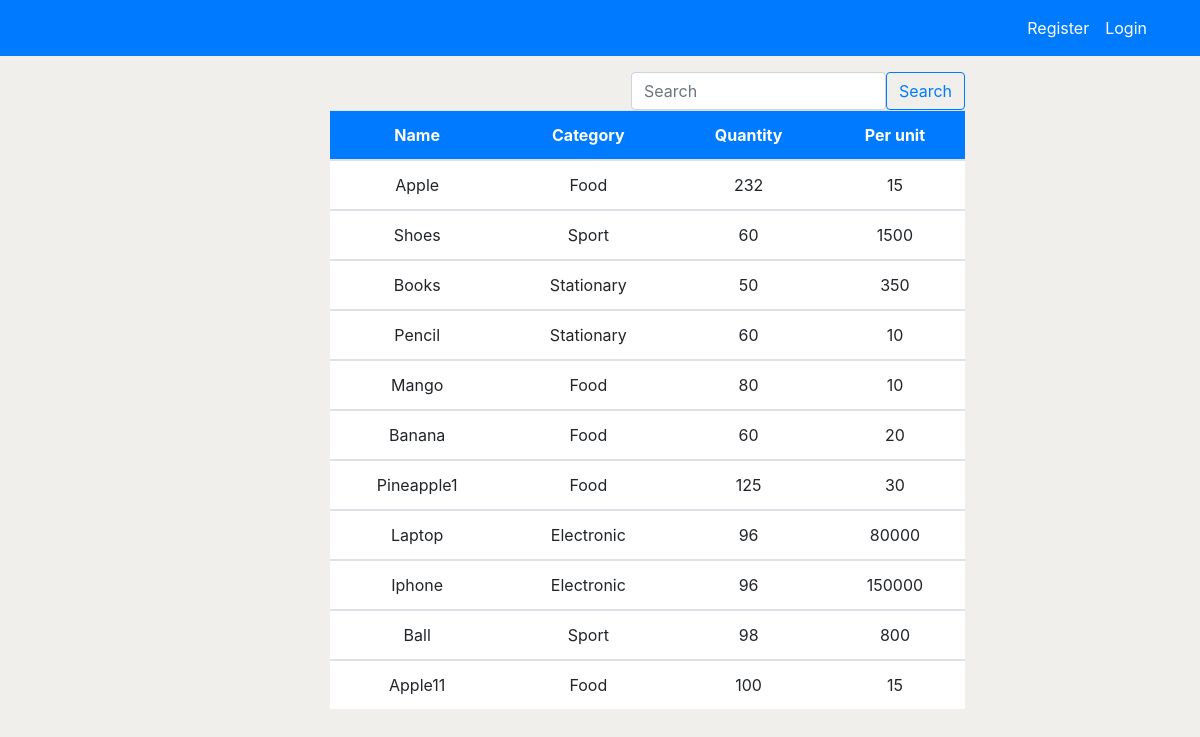
/products/staff, run on the app's committed database.
### application/models.py (models this page shows, shortened)
class Product(models.Model):
    name = models.CharField(max_length=200, null=True)
    category = models.CharField(max_length=100, choices=CATEGORY)
    quantity = models.PositiveIntegerField(null=True)
    per_quantity = models.PositiveIntegerField(null=True)
    reorder_level = models.PositiveIntegerField(default=0, null=True, blank=True)
    product_in = models.PositiveIntegerField(default=0, null=True, blank=True)
    product_out = models.PositiveIntegerField(default=0, null=True, blank=True)
    total_sales = models.PositiveIntegerField(default=0, null=True, blank=True)
    class Meta:
        verbose_name_plural = 'Product'

### application/views.py (the view)
# urls.py: path('products/staff', views.productStaff, name='products-staff'),
def productStaff(request):
    product = Product.objects.all().order_by('-product_out')
    if 'term' in request.GET:
        result = Product.objects.filter(name__istartswith=request.GET.get('term'))
        titles = []
        for product in result:
            titles.append(product.name)
        return JsonResponse(titles, safe=False)
    context = {
        'product': product,
    }
    return render(request, 'application/products_staff.html', context)

### templates/application/products_staff.html (shortened to what this page needs)
{% extends 'partial/base.html' %}
{% load crispy_forms_tags %}
{% block content %}
<div class="container">
    <div class="row">
    <div class="col-md-4 offset-md-6 mt-3">
    <span class="step-links float-right">
        <form class="d-flex" action="{% url 'search' %}">
            <input class="form-control ml-3" type="search" placeholder="Search" aria-label="Search" name="search" id="search" required>
            <button class="btn btn-outline-primary" type="submit">Search</button>
          </form>
        </span>
    </div>
        <div class="col-md-7 offset-md-3">
            <table class="table bg-white">
                <thead class="bg-primary">
                    <tr class="text-white">
                        <th class="text-center" scope="col">Name</th>
                        <th class="text-center" scope="col">Category</th>
                        <th class="text-center" scope="col">Quantity</th>
                        <th class="text-center" scope="col">Per unit</th>
                    </tr>
                </thead>
                <tbody>
                    {% for p in product%}
                    <tr>
                        <td class="text-center">{{p.name}}</td>
                        <td class="text-center">{{p.category}}</td>
                        <td class="text-center">{{p.quantity}}</td>
                        <td class="text-center">{{p.per_quantity}}</td>
                    </tr>
                </tbody>
                {% endfor %}
            </table>
        </div>
    </div>
</div>
{% endblock %}

### templates/partial/base.html (style rules this page uses)
body { background-color: rgb(241, 239, 235); }

### data on the page
Product: name "Apple", category "Food", quantity "232", per_quantity "15"
Product: name "Shoes", category "Sport", quantity "60", per_quantity "1500"
Product: name "Books", category "Stationary", quantity "50", per_quantity "350"
Product: name "Pencil", category "Stationary", quantity "60", per_quantity "10"
Product: name "Mango", category "Food", quantity "80", per_quantity "10"
Product: name "Banana", category "Food", quantity "60", per_quantity "20"
Product: name "Pineapple1", category "Food", quantity "125", per_quantity "30"
Product: name "Laptop", category "Electronic", quantity "96", per_quantity "80000"
Product: name "Iphone", category "Electronic", quantity "96", per_quantity "150000"
Product: name "Ball", category "Sport", quantity "98", per_quantity "800"
Product: name "Apple11", category "Food", quantity "100", per_quantity "15"
